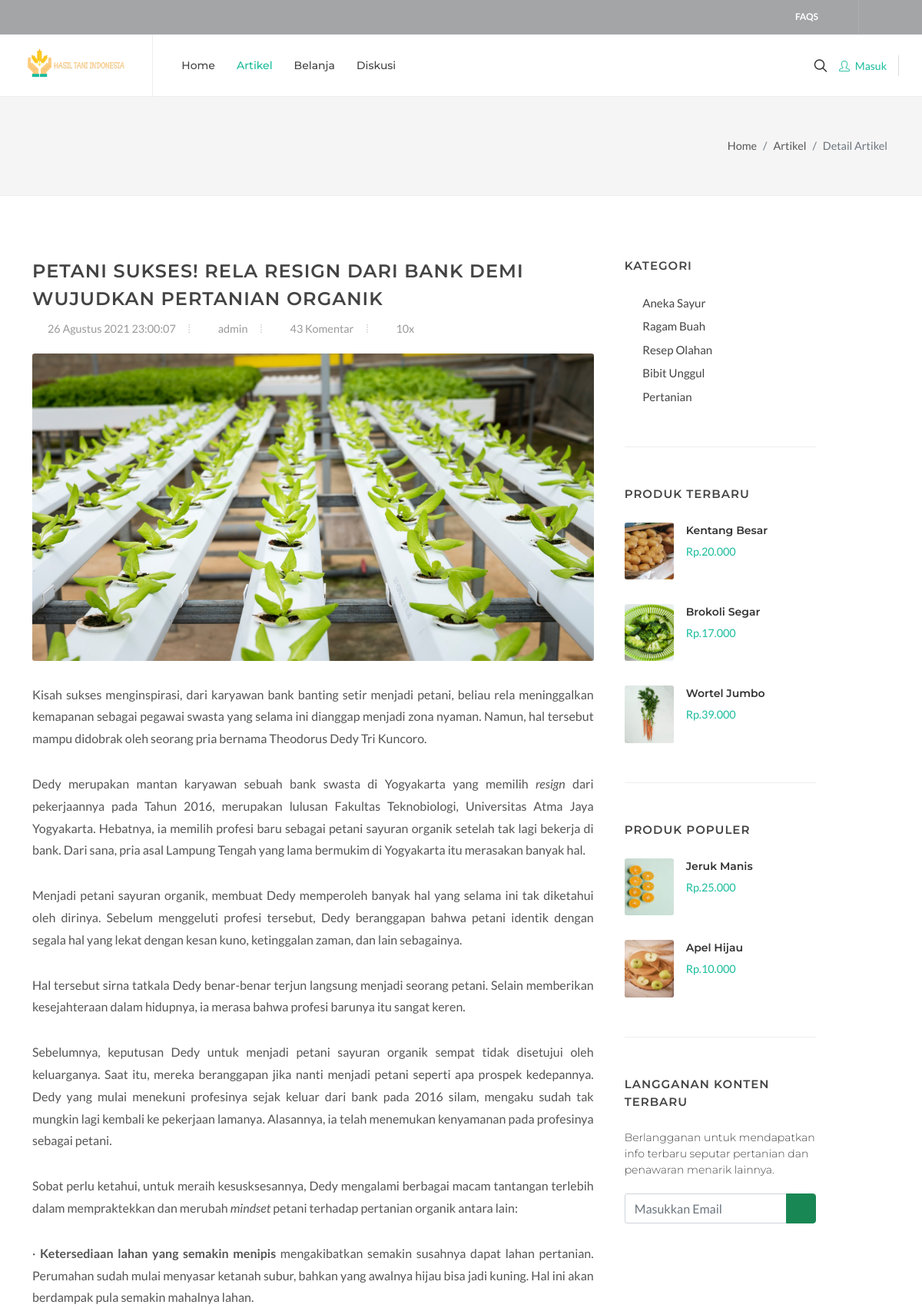
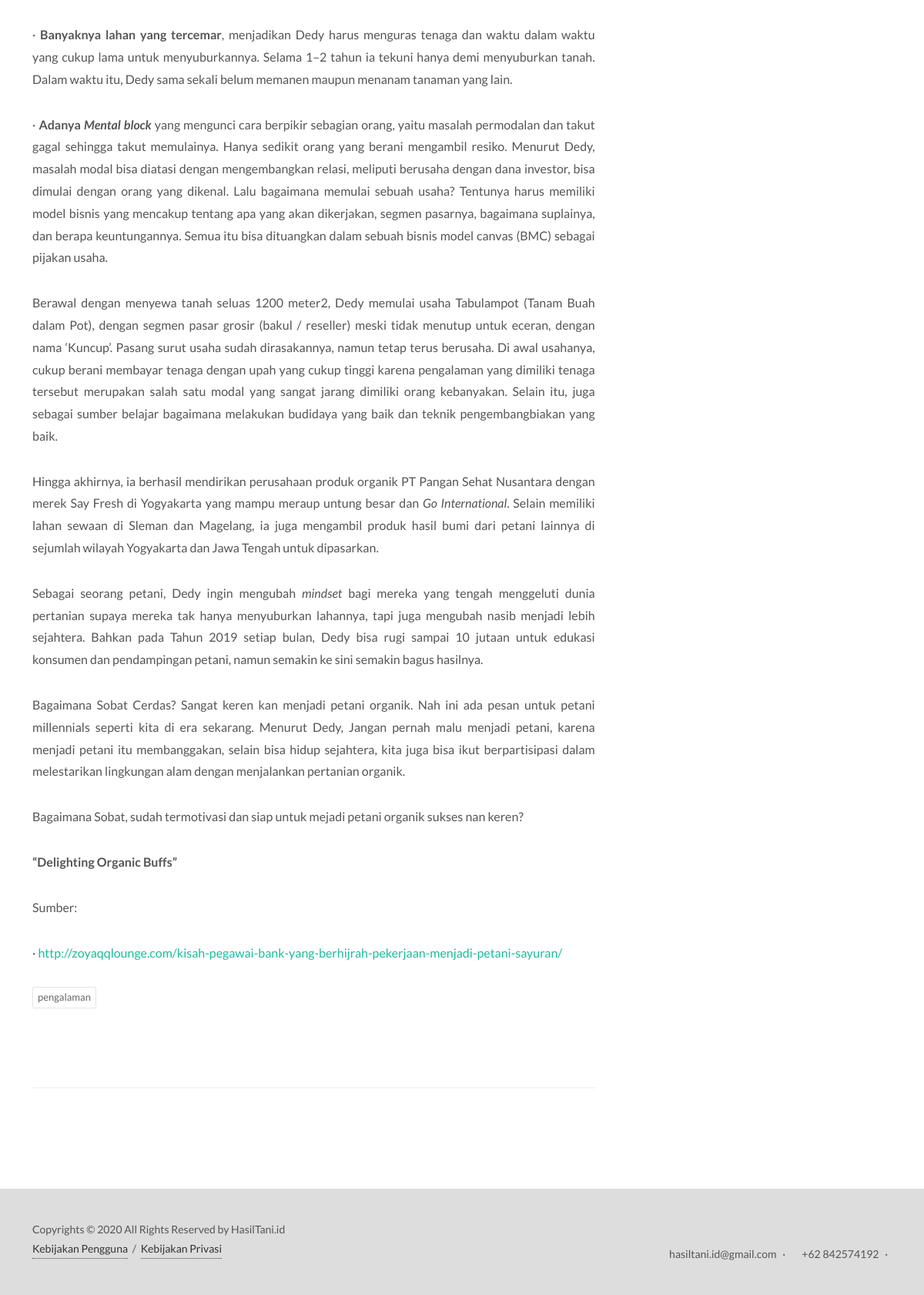
The app's page /artikel/read/20210801093201 with its own data (2 pictures, top to bottom).
### tables this page shows
CREATE TABLE `artikel` (
  `artikel_id` varchar(50) NOT NULL,
  `nama_kategori` varchar(100) NOT NULL,
  `user_id` int(11) NOT NULL,
  `judul` varchar(100) NOT NULL,
  `deskripsi` text NOT NULL,
  `tags` varchar(100) NOT NULL,
  `thumbnail_artikel` varchar(100) NOT NULL,
  `jumlah_dibaca` int(11) NOT NULL,
  `created_at` datetime NOT NULL DEFAULT current_timestamp(),
  `is_publish` tinyint(4) NOT NULL DEFAULT 1
);

### application/controllers/Artikel.php (called while the page is built, shortened)
<?php
class Artikel extends CI_Controller {
	public function __construct()
	{
		$this->load->model('M_artikel', 'artikel');
	}
	public function read() {
		$params['artikel_id'] = $this->uri->segment(3);
		$data['detail'] = $this->artikel->get_detail($params);
		$data['title'] = $data['detail']['judul'];
		if ($data['detail'] != false) {
			$this->load->view('artikel/read', $data);
		} else {
			$this->load->view('artikel/404');
		}
	}
}

### index.php (called while the page is built, shortened)
<?php
require_once BASEPATH.'core/CodeIgniter.php';

### application/models/M_artikel.php (called while the page is built, shortened)
<?php
class M_artikel extends CI_Model {
	public function __construct()
	{
		$this->table = 'artikel';
	}
	public function get_detail($params) {
		$this->db->where($params);
		$data = $this->db->get($this->table);
		if ($data->num_rows() >= 1) {
			return $data->row_array();
		} else {
			return false;
		}
	}
}

### application/helpers/app_helper.php (called while the page is built, shortened)
<?php
if (!function_exists("tanggal")) {
    function tanggal($data)
    {
        if ($data != "") {
            $origin = explode("-", $data);
            $year = $origin[0];
            $month = bulan($origin[1]);
            $originday = explode(" ", $origin[2]);
            $day = $originday[0];
            $time = $originday[1];
            $newdatetime = $day . " " . $month . " " . $year . " " . $time;
        } else {
            $newdatetime = "";
        }
        return $newdatetime;
    }
}
if (!function_exists("bulan")) {
    function bulan($bulan)
    {
        switch ($bulan) {
            case 8:
                $bulan = "Agustus";
                break;
        }
        return $bulan;
    }
}
?>

### application/views/artikel/read.php (the view, shortened to what this page needs)
<section id="page-title">
  <div class="container clearfix">
    <ol class="breadcrumb">
      <li class="breadcrumb-item"><a href="#">Home</a></li>
      <li class="breadcrumb-item"><a href="#">Artikel</a></li>
      <li class="breadcrumb-item active" aria-current="page">Detail Artikel</li>
    </ol>
  </div>
</section>
<section id="content">
  <div class="content-wrap">
    <div class="container clearfix">
      <div class="row gutter-40 col-mb-80">
        <div class="postcontent col-lg-8 order-lg-first">
          <div class="single-post mb-0">
            <div class="entry clearfix">
              <div class="entry-title">
                <h2><?= $detail['judul'] ?></h2>
              </div>
              <div class="entry-meta">
                <ul>
                  <li><i class="icon-calendar3"></i> <?= tanggal($detail['created_at']) ?></li>
                  <li><a href="#"><i class="icon-user"></i> admin</a></li>
                  <li><a href="#"><i class="icon-comments"></i> 43 Komentar</a></li>
                  <li><a href="#"><i class="icon-eye"></i> 10x</a></li>
                </ul>
              </div>
              <div class="entry-image">
                <?php if ($detail['thumbnail_artikel'] != ''): ?>
                  <a href="#"><img src="<?= base_url('assets/img/blog/').$detail['thumbnail_artikel'] ?>" style="max-height: 400px !important;"></a>
                <?php else: ?>
                  <a href="#"><img src="<?= base_url('assets/img/blog/blog-5.jpg') ?>" alt="Blog Single"></a>
                <?php endif ?>
              </div>
              <div class="entry-content mt-0" style="text-align: justify !important;">
                <?= $detail['deskripsi'] ?>
                <div class="tagcloud clearfix bottommargin">
                  <a href="#"><?= $detail['tags'] ?></a>
                </div>
              </div>
            </div>
          </div>
        </div>
      </div>
    </div>
  </div>
</section>

### assets/css/colors.css (style rules this page uses)
:root { --themecolor: #1ABC9C; }
a, h1 > span:not(.nocolor):not(.badge), h2 > span:not(.nocolor):not(.badge), h3 > span:not(.nocolor):not(.badge), h4 > span:not(.nocolor):not(.badge), h5 > span:not(.nocolor):not(.badge), h6 > span:not(.nocolor):not(.badge), .header-extras li .he-text span, .menu-item:hover > .menu-link, .menu-item.current > .menu-link, .dark .menu-item:hover > .menu-link, .dark .menu-item.current > .menu-link, .top-cart-item-desc a:hover, .top-cart-action .top-checkout-price, .breadcrumb a:hover, .grid-filter li:not(.activeFilter) a:hover, .portfolio-desc h3 a:hover, #portfolio-navigation a:hover, .entry-title h2 a:hover, .entry-title h3 a:hover, .entry-title h4 a:hover, .post-timeline .entry:hover .entry-timeline, .post-timeline .entry:hover .timeline-divider, .comment-content .comment-author a:hover, .product-title h3 a:hover, .single-product .product-title h2 a:hover, .product-price ins, .single-product .product-price, .process-steps li.active h5, .process-steps li.ui-tabs-active h5, .tab-nav-lg li.ui-tabs-active a, .team-title span, .btn-link, .page-link, .page-link:hover, .page-link:focus, .fbox-plain .fbox-icon i, .fbox-plain .fbox-icon img, .fbox-border .fbox-icon i, .fbox-border .fbox-icon img, .iconlist > li [class^="icon-"]:first-child, .dark .menu-item:hover > .menu-link, .dark .menu-item.current > .menu-link, .dark .top-cart-item-desc a:hover, .dark .breadcrumb a:hover, .dark .portfolio-desc h3 a:hover, .dark #portfolio-navigation a:hover, .dark .entry-title h2 a:hover, .dark .entry-title h3 a:hover, .dark .entry-title h4 a:hover, .dark .product-title h3 a:hover, .dark .single-product .product-title h2 a:hover, .dark .product-price ins, .dark .tab-nav-lg li.ui-tabs-active a { color: var(--themecolor); }

### records on screen
artikel: judul "PETANI SUKSES! RELA RESIGN DARI BANK DEMI WUJUDKAN PERTANIAN ORGANIK", created_at "26 Agustus 2021 23:00:07", thumbnail_artikel (picture), deskripsi "Kisah sukses menginspirasi, dari karyawan bank banting setir menjadi petani, beliau rela meninggalkan kemapanan sebagai pegawai swasta yang selama ini dianggap menjadi zona nyaman. Namun, hal tersebut mampu didobrak oleh seorang pria bernama Theodorus Dedy Tri Kuncoro. Dedy merupakan mantan karyawan sebuah bank swasta di Yogyakarta yang memilih resign dari pekerjaannya pada Tahun 2016, merupakan lulusan Fakultas Teknobiologi, Universitas Atma Jaya Yogyakarta. Hebatnya, ia memilih profesi baru sebagai petani sayuran organik setelah tak lagi bekerja di bank. Dari sana, pria asal Lampung Tengah yang lama bermukim di Yogyakarta itu merasakan banyak hal. Menjadi p etani sayuran organik, membuat…", tags "pengalaman"
